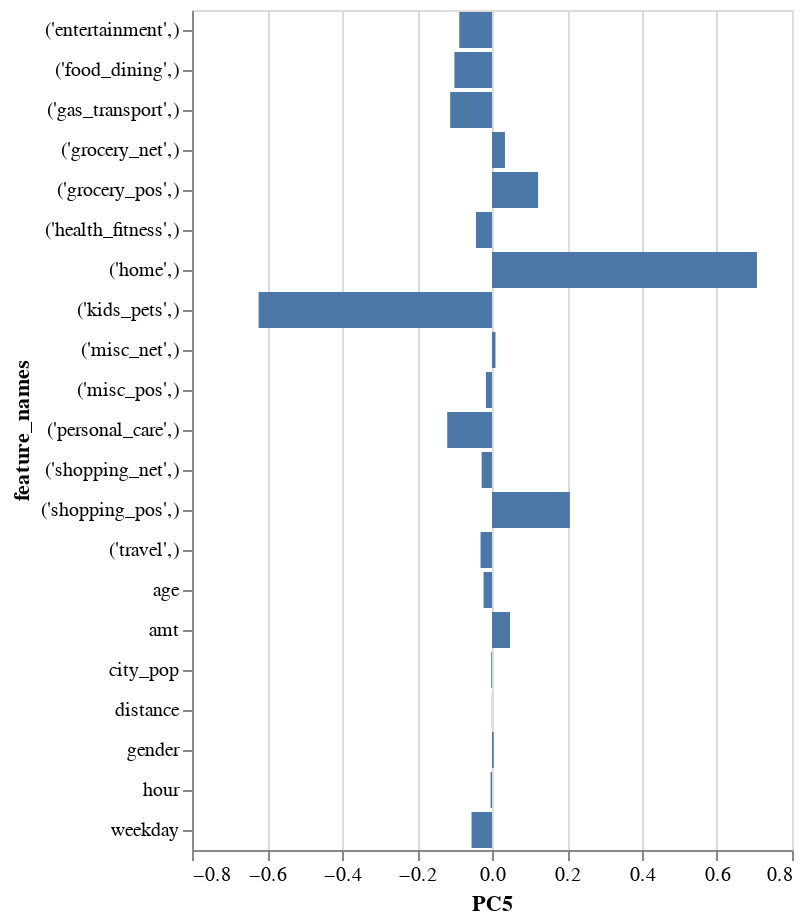

Notebook cell for this chart:
### Code cell
alt.Chart(loadings_df).mark_bar().encode(
    x='PC5:Q',
    y="feature_names:N"
)
